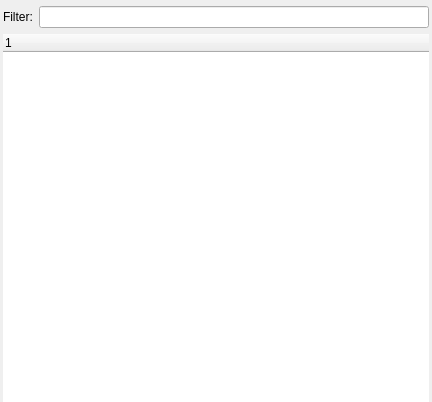
<?xml version="1.0" encoding="UTF-8"?>
<ui version="4.0">
 <class>gui::ModuleBrowser</class>
 <widget class="QWidget" name="gui::ModuleBrowser">
  <property name="geometry">
   <rect>
    <x>0</x>
    <y>0</y>
    <width>432</width>
    <height>402</height>
   </rect>
  </property>
  <property name="focusPolicy">
   <enum>Qt::FocusPolicy::ClickFocus</enum>
  </property>
  <property name="windowTitle">
   <string/>
  </property>
  <layout class="QGridLayout" name="gridLayout">
   <property name="leftMargin">
    <number>3</number>
   </property>
   <property name="topMargin">
    <number>6</number>
   </property>
   <property name="rightMargin">
    <number>3</number>
   </property>
   <property name="bottomMargin">
    <number>0</number>
   </property>
   <property name="verticalSpacing">
    <number>6</number>
   </property>
   <item row="1" column="0" colspan="2">
    <widget class="QStackedWidget" name="stackedWidget">
     <property name="sizePolicy">
      <sizepolicy hsizetype="MinimumExpanding" vsizetype="MinimumExpanding">
       <horstretch>0</horstretch>
       <verstretch>0</verstretch>
      </sizepolicy>
     </property>
     <property name="currentIndex">
      <number>0</number>
     </property>
     <widget class="QWidget" name="all">
      <property name="sizePolicy">
       <sizepolicy hsizetype="Expanding" vsizetype="Expanding">
        <horstretch>0</horstretch>
        <verstretch>0</verstretch>
       </sizepolicy>
      </property>
      <layout class="QGridLayout" name="gridLayout_2">
       <property name="leftMargin">
        <number>0</number>
       </property>
       <property name="topMargin">
        <number>0</number>
       </property>
       <property name="rightMargin">
        <number>0</number>
       </property>
       <property name="bottomMargin">
        <number>0</number>
       </property>
       <item row="0" column="0">
        <widget class="ModuleListWidget" name="moduleListWidget">
         <property name="sizePolicy">
          <sizepolicy hsizetype="MinimumExpanding" vsizetype="MinimumExpanding">
           <horstretch>0</horstretch>
           <verstretch>0</verstretch>
          </sizepolicy>
         </property>
         <property name="maximumSize">
          <size>
           <width>16777215</width>
           <height>16777215</height>
          </size>
         </property>
         <property name="frameShape">
          <enum>QFrame::Shape::NoFrame</enum>
         </property>
         <property name="frameShadow">
          <enum>QFrame::Shadow::Plain</enum>
         </property>
         <property name="dragEnabled">
          <bool>true</bool>
         </property>
         <property name="dragDropMode">
          <enum>QAbstractItemView::DragDropMode::DragOnly</enum>
         </property>
         <column>
          <property name="text">
           <string notr="true">1</string>
          </property>
         </column>
        </widget>
       </item>
      </layout>
     </widget>
     <widget class="QWidget" name="filtered">
      <property name="sizePolicy">
       <sizepolicy hsizetype="Expanding" vsizetype="Expanding">
        <horstretch>0</horstretch>
        <verstretch>0</verstretch>
       </sizepolicy>
      </property>
      <layout class="QGridLayout" name="gridLayout_3">
       <property name="leftMargin">
        <number>0</number>
       </property>
       <property name="topMargin">
        <number>0</number>
       </property>
       <property name="rightMargin">
        <number>0</number>
       </property>
       <property name="bottomMargin">
        <number>0</number>
       </property>
       <item row="0" column="0">
        <widget class="ModuleListWidget" name="filteredModuleListWidget">
         <property name="frameShape">
          <enum>QFrame::Shape::NoFrame</enum>
         </property>
         <property name="frameShadow">
          <enum>QFrame::Shadow::Plain</enum>
         </property>
         <property name="dragEnabled">
          <bool>true</bool>
         </property>
         <property name="dragDropMode">
          <enum>QAbstractItemView::DragDropMode::DragOnly</enum>
         </property>
         <column>
          <property name="text">
           <string notr="true">1</string>
          </property>
         </column>
        </widget>
       </item>
      </layout>
     </widget>
    </widget>
   </item>
   <item row="0" column="0">
    <widget class="QLabel" name="filterLabel">
     <property name="focusPolicy">
      <enum>Qt::FocusPolicy::ClickFocus</enum>
     </property>
     <property name="text">
      <string>Filter:</string>
     </property>
     <property name="buddy">
      <cstring>filterEdit</cstring>
     </property>
    </widget>
   </item>
   <item row="0" column="1">
    <widget class="QLineEditExt" name="filterEdit">
     <property name="clearButtonEnabled">
      <bool>true</bool>
     </property>
    </widget>
   </item>
  </layout>
 </widget>
 <customwidgets>
  <customwidget>
   <class>ModuleListWidget</class>
   <extends>QTreeWidget</extends>
   <header>modulebrowser.h</header>
  </customwidget>
  <customwidget>
   <class>QLineEditExt</class>
   <extends>QLineEdit</extends>
   <header>editkeybindings.h</header>
  </customwidget>
 </customwidgets>
 <resources/>
 <connections/>
</ui>
